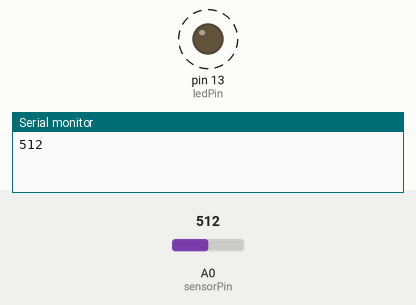
A sketch run on a simulated Arduino Uno, built with avr-gcc and run on an emulated ATmega328P. Shown: output pins drawn as LEDs (lit = HIGH), the last lines printed to the serial monitor. Dashed ring = blinking. The inputs (shaded band) are chosen by the test bench; at power-on: A0 (sensorPin) = 512.

Above: at 1.8 s.
1.9 s: A0 (sensorPin) set to 306
At 2.2 s:
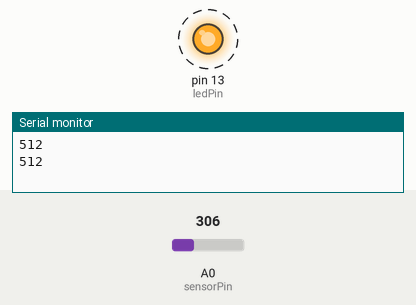
5.4 s: A0 (sensorPin) set to 122
At 5.56 s:
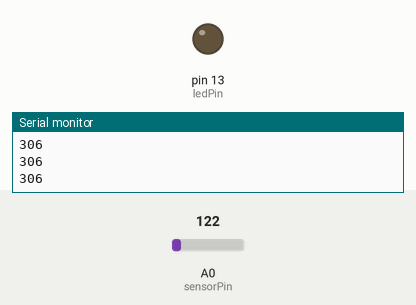
Timing chart, 0 to 14.9 s (numbered marks = the images above; inputs shaded):
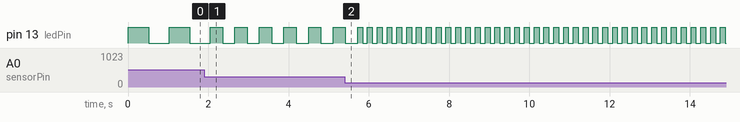

Measured:
- after the input at 1.9 s, pin 13 (ledPin): alternates HIGH for 0.31 s and LOW for 0.31 s, starting after 0.45 s
- by itself, pin 13 (ledPin): alternates HIGH for 0.51 s and LOW for 0.51 s

The sketch:

PotentiometerTest001.ino
```cpp
template<class T> inline Print &operator <<(Print &obj, T arg) { obj.print(arg); return obj; }

int sensorPin = 0;

int ledPin = 13;


void setup() {

  pinMode(ledPin, OUTPUT);

  Serial.begin(9600);

}


void loop() {
  int sensorValue;

  sensorValue = analogRead(sensorPin);

  digitalWrite(ledPin, HIGH);

  delay(sensorValue);

  digitalWrite(ledPin, LOW);

  delay(sensorValue);

  Serial << sensorValue << '\n';
}
```
